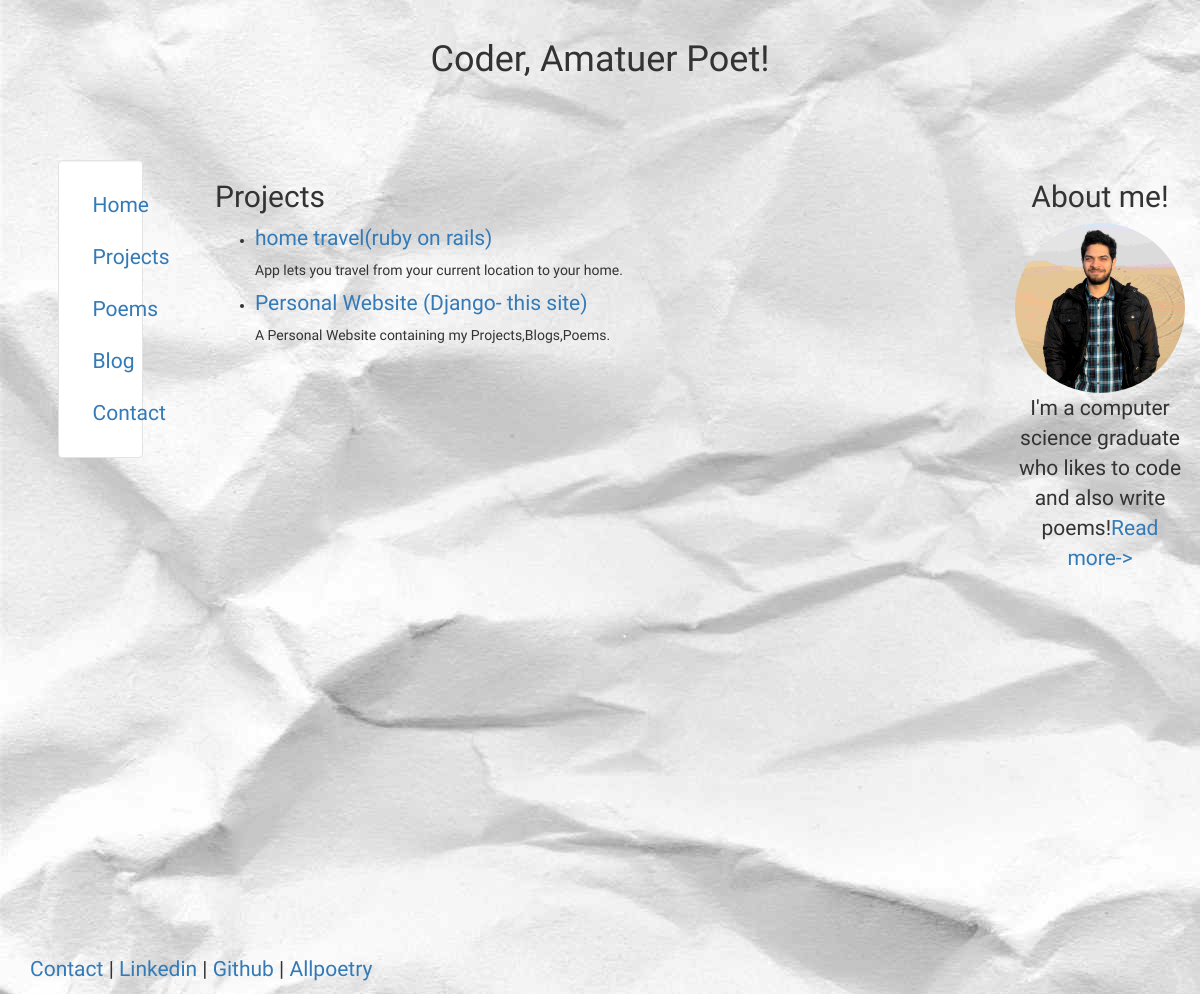
/projects/, run on the app's committed database.
### projects/models.py (models this page shows, shortened)
class Post(models.Model):
	title = models.CharField(max_length=140)
	small_desc = models.CharField(max_length=1000)
	desc = models.TextField()
	tech_used = models.TextField()
	tryit = models.CharField(max_length=1000,null=True,blank=True)
	source_code = models.CharField(max_length=1000,null=True,blank=True)
	date = models.DateTimeField()

### projects/templates/projects/projects.html
{% extends 'personal/header.html' %}
{% block content %}
	<h2>Projects</h2>
	{% for post in object_list %}
		<ul>
			<li>
				<a href="/projects/{{post.id}}">{{post.title}}</a>
				<br><h5>{{post.small_desc}}</h5>
			</li>
		</ul>
	{% endfor %}
{% endblock %}

### static/personal/css/app.css (style rules this page uses)
body { background-image:url('../img/bg20.jpg'); height: 100%; font-family: 'Reem Kufi', sans-serif; }
a { font-size: 21px; }

### data on the page
Post: title "home travel(ruby on rails)", small_desc "App lets you travel from your current location to your home."
Post: title "Personal Website (Django- this site)", small_desc "A Personal Website containing my Projects,Blogs,Poems."
